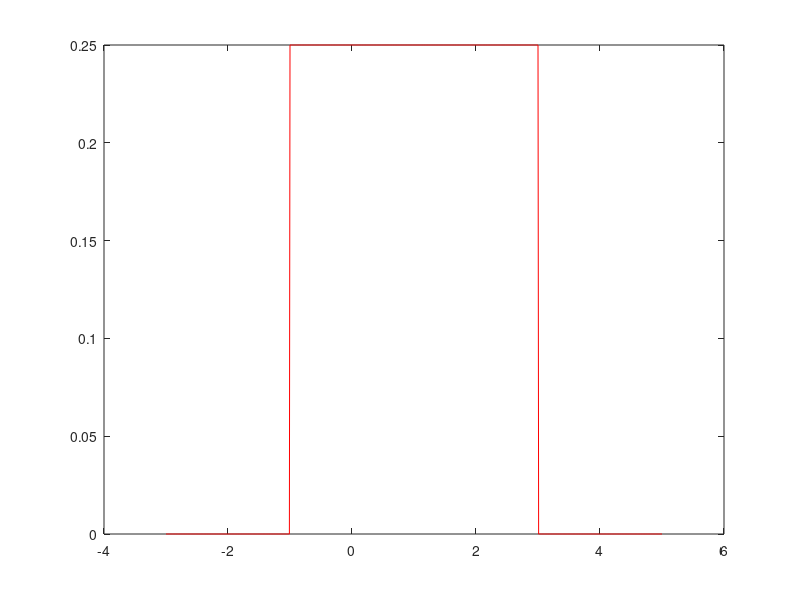
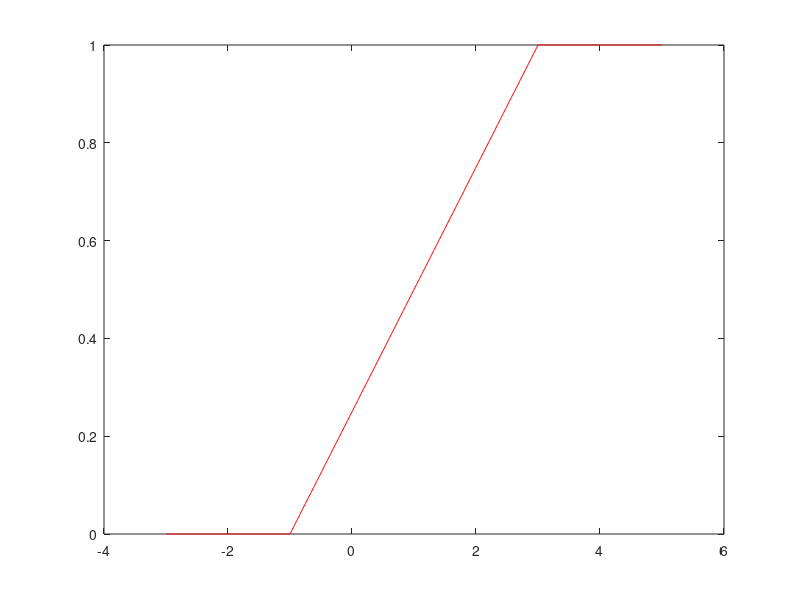
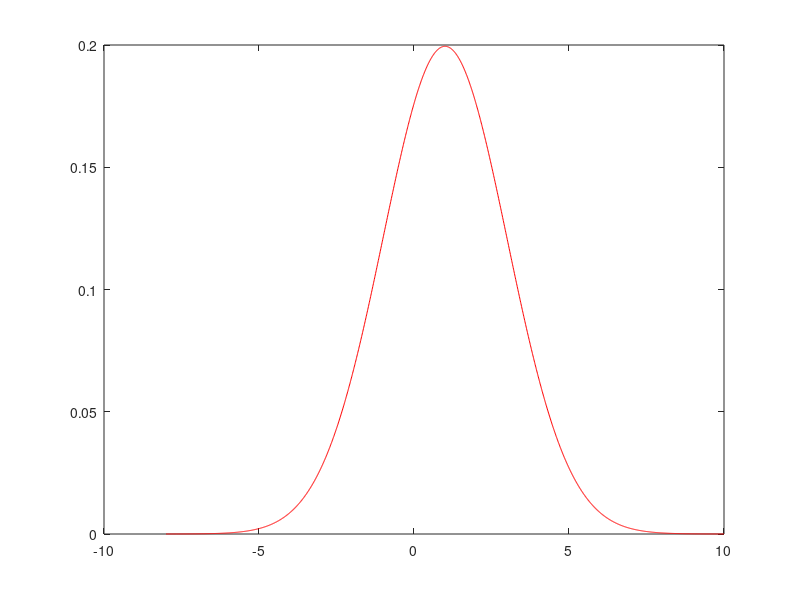
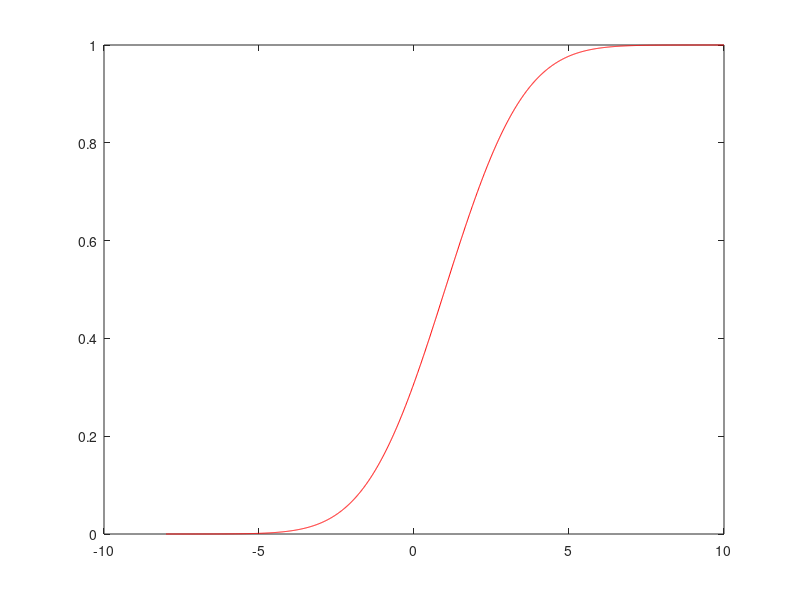

Recreate these plots in MATLAB, in order.
% bai tap 4

clear
clc
close all

% 1. uniform distribution
x = -3 : 0.01 : 5;
a = -1; b = 3;
y = unifpdf(x, a, b);
figure, plot(x,y,'r-');

y = unifcdf(x, a, b);
figure, plot(x,y,'r');

z_unif = unifrnd(a, b, [1, 100]);

% 2. normal distribution
x = -8 : 0.01 : 10;
mu = 1; sig = 2;
y = normpdf(x, mu, sig);
figure, plot(x,y,'r-');

y = normcdf(x, mu, sig);
figure, plot(x,y,'r');

z_norm = normrnd(mu, sig, 1, 100);
